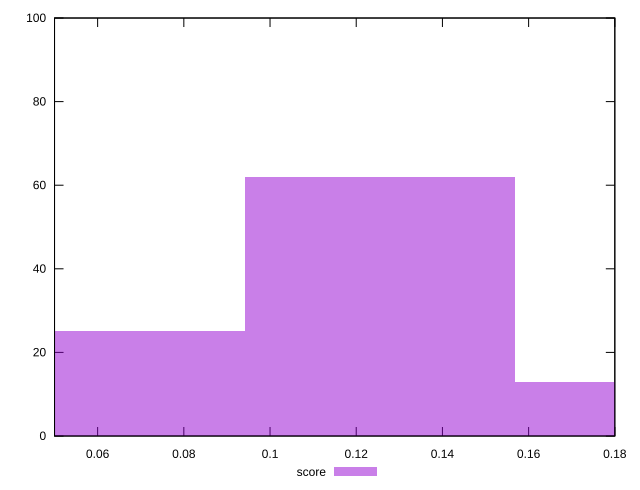

Generate this figure with gnuplot:
reset

$score <<EOF
0.06276763251978724 25
0.1255352650395745 62
0.18830289755936175 13
EOF

set key outside below
set boxwidth 0.06276763251978724
set xrange [0.05:0.18]
set yrange [0:100]
set trange [0:100]
set style fill transparent solid 0.5 noborder
set terminal svg size 640, 490 enhanced background rgb 'white'
set output "report_00009_2021-02-08T22-37-41.559Z/interactive/samples/pages/score/histogram.svg"

plot $score title "score" with boxes

reset
